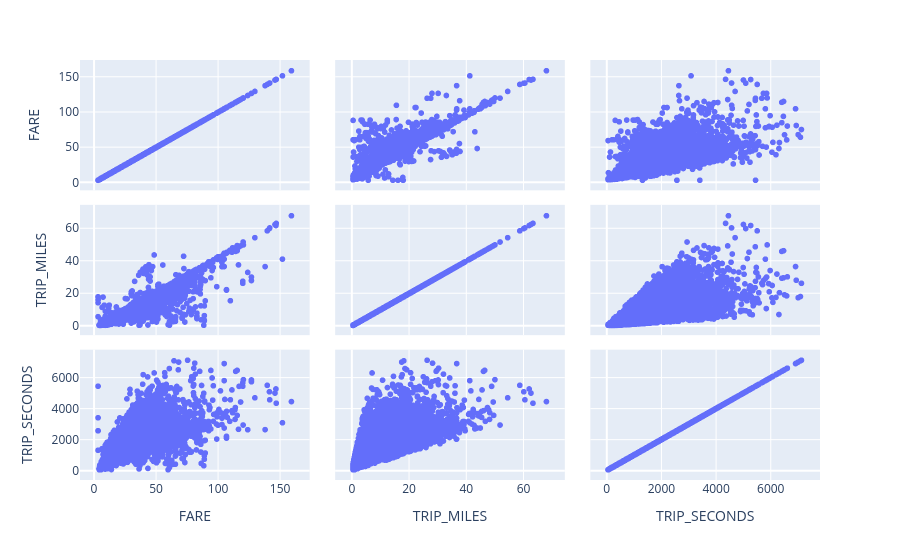

Notebook source saved alongside this figure:
### Code cell
# View pairplot
px.scatter_matrix(training_df, dimensions=["FARE", "TRIP_MILES", "TRIP_SECONDS"])

### Figure 1 — Plotly figure (JSON) as saved in the notebook; plotly's stock layout.template omitted (floating-point values rounded to 4 significant figures; data arrays with more than 128 entries replaced by an {"elided": "..."} marker saying what was removed)
{"data": [{"dimensions": [{"axis": {"matches": true}, "label": "FARE", "values": {"elided": "31694 float values"}}, {"axis": {"matches": true}, "label": "TRIP_MILES", "values": {"elided": "31694 float values"}}, {"axis": {"matches": true}, "label": "TRIP_SECONDS", "values": {"elided": "31694 int values"}}], "hovertemplate": "%{xaxis.title.text}=%{x}<br>%{yaxis.title.text}=%{y}<extra></extra>", "legendgroup": "", "marker": {"color": "#636efa", "symbol": "circle"}, "name": "", "showlegend": false, "type": "splom"}], "layout": {"dragmode": "select", "legend": {"tracegroupgap": 0}, "margin": {"t": 60}}}
